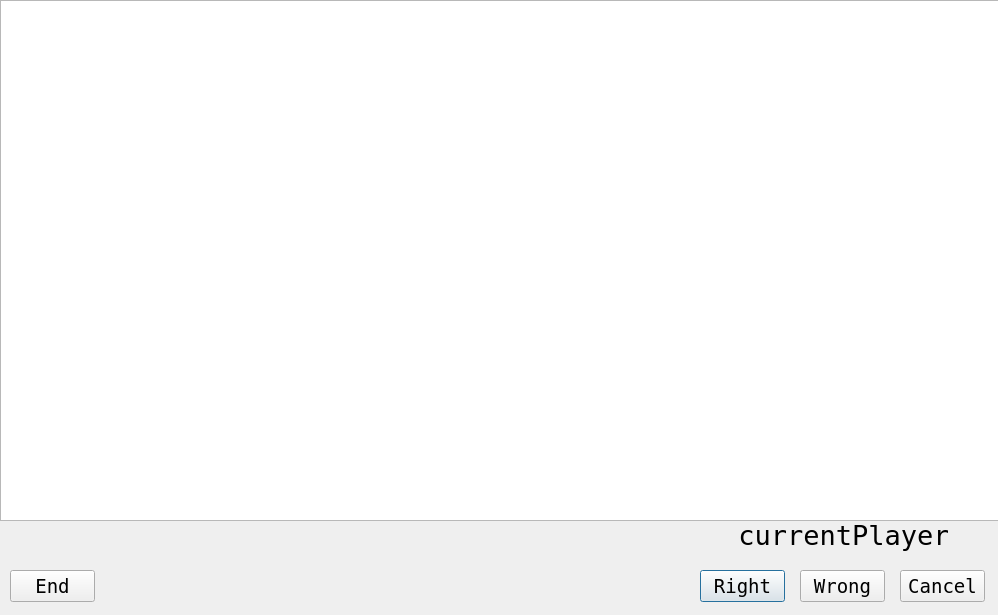
<?xml version="1.0" encoding="UTF-8"?>
<ui version="4.0">
 <class>Answer</class>
 <widget class="QDialog" name="Answer">
  <property name="geometry">
   <rect>
    <x>0</x>
    <y>0</y>
    <width>998</width>
    <height>615</height>
   </rect>
  </property>
  <property name="sizePolicy">
   <sizepolicy hsizetype="Expanding" vsizetype="Expanding">
    <horstretch>0</horstretch>
    <verstretch>0</verstretch>
   </sizepolicy>
  </property>
  <property name="minimumSize">
   <size>
    <width>998</width>
    <height>615</height>
   </size>
  </property>
  <property name="contextMenuPolicy">
   <enum>Qt::NoContextMenu</enum>
  </property>
  <property name="windowTitle">
   <string>Jeopardy</string>
  </property>
  <property name="windowIcon">
   <iconset>
    <normaloff>Initialize</normaloff>Initialize</iconset>
  </property>
  <widget class="QPushButton" name="buttonRight">
   <property name="geometry">
    <rect>
     <x>700</x>
     <y>570</y>
     <width>85</width>
     <height>32</height>
    </rect>
   </property>
   <property name="sizePolicy">
    <sizepolicy hsizetype="Expanding" vsizetype="Expanding">
     <horstretch>0</horstretch>
     <verstretch>0</verstretch>
    </sizepolicy>
   </property>
   <property name="font">
    <font>
     <family>Andale Mono</family>
     <pointsize>14</pointsize>
     <weight>50</weight>
     <bold>false</bold>
    </font>
   </property>
   <property name="text">
    <string>Right</string>
   </property>
  </widget>
  <widget class="QPushButton" name="buttonEnd">
   <property name="geometry">
    <rect>
     <x>10</x>
     <y>570</y>
     <width>85</width>
     <height>32</height>
    </rect>
   </property>
   <property name="sizePolicy">
    <sizepolicy hsizetype="Expanding" vsizetype="Expanding">
     <horstretch>0</horstretch>
     <verstretch>0</verstretch>
    </sizepolicy>
   </property>
   <property name="font">
    <font>
     <family>Andale Mono</family>
     <pointsize>14</pointsize>
     <weight>50</weight>
     <bold>false</bold>
    </font>
   </property>
   <property name="text">
    <string>End</string>
   </property>
  </widget>
  <widget class="QPushButton" name="buttonWrong">
   <property name="geometry">
    <rect>
     <x>800</x>
     <y>570</y>
     <width>85</width>
     <height>32</height>
    </rect>
   </property>
   <property name="sizePolicy">
    <sizepolicy hsizetype="Expanding" vsizetype="Expanding">
     <horstretch>0</horstretch>
     <verstretch>0</verstretch>
    </sizepolicy>
   </property>
   <property name="font">
    <font>
     <family>Andale Mono</family>
     <pointsize>14</pointsize>
     <weight>50</weight>
     <bold>false</bold>
    </font>
   </property>
   <property name="text">
    <string>Wrong</string>
   </property>
  </widget>
  <widget class="QLabel" name="answer">
   <property name="geometry">
    <rect>
     <x>9</x>
     <y>9</y>
     <width>981</width>
     <height>501</height>
    </rect>
   </property>
   <property name="sizePolicy">
    <sizepolicy hsizetype="Expanding" vsizetype="Expanding">
     <horstretch>0</horstretch>
     <verstretch>0</verstretch>
    </sizepolicy>
   </property>
   <property name="font">
    <font>
     <family>Andale Mono</family>
     <pointsize>28</pointsize>
     <weight>50</weight>
     <bold>false</bold>
    </font>
   </property>
   <property name="text">
    <string/>
   </property>
   <property name="textFormat">
    <enum>Qt::RichText</enum>
   </property>
   <property name="scaledContents">
    <bool>false</bool>
   </property>
   <property name="alignment">
    <set>Qt::AlignCenter</set>
   </property>
   <property name="wordWrap">
    <bool>true</bool>
   </property>
  </widget>
  <widget class="QLabel" name="currentPlayer">
   <property name="geometry">
    <rect>
     <x>740</x>
     <y>520</y>
     <width>208</width>
     <height>31</height>
    </rect>
   </property>
   <property name="font">
    <font>
     <family>Andale Mono</family>
     <pointsize>20</pointsize>
    </font>
   </property>
   <property name="text">
    <string>currentPlayer</string>
   </property>
   <property name="alignment">
    <set>Qt::AlignCenter</set>
   </property>
  </widget>
  <widget class="QPushButton" name="buttonCancel">
   <property name="geometry">
    <rect>
     <x>900</x>
     <y>570</y>
     <width>85</width>
     <height>32</height>
    </rect>
   </property>
   <property name="sizePolicy">
    <sizepolicy hsizetype="Expanding" vsizetype="Expanding">
     <horstretch>0</horstretch>
     <verstretch>0</verstretch>
    </sizepolicy>
   </property>
   <property name="font">
    <font>
     <family>Andale Mono</family>
     <pointsize>14</pointsize>
     <weight>50</weight>
     <bold>false</bold>
    </font>
   </property>
   <property name="text">
    <string>Cancel</string>
   </property>
  </widget>
  <widget class="QGraphicsView" name="graphicsView">
   <property name="geometry">
    <rect>
     <x>0</x>
     <y>0</y>
     <width>1001</width>
     <height>521</height>
    </rect>
   </property>
  </widget>
 </widget>
 <resources/>
 <connections/>
</ui>
